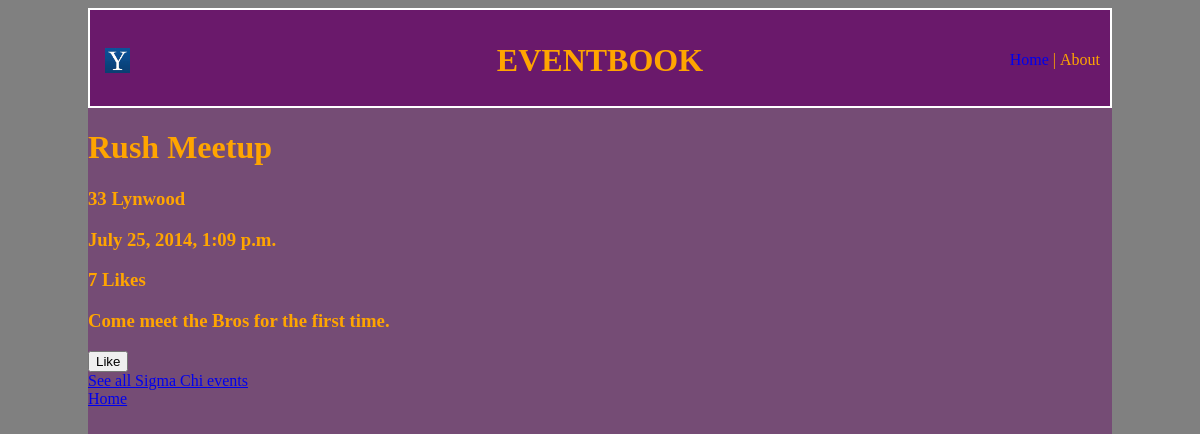
Before: /events/events/1/ with the older database file.
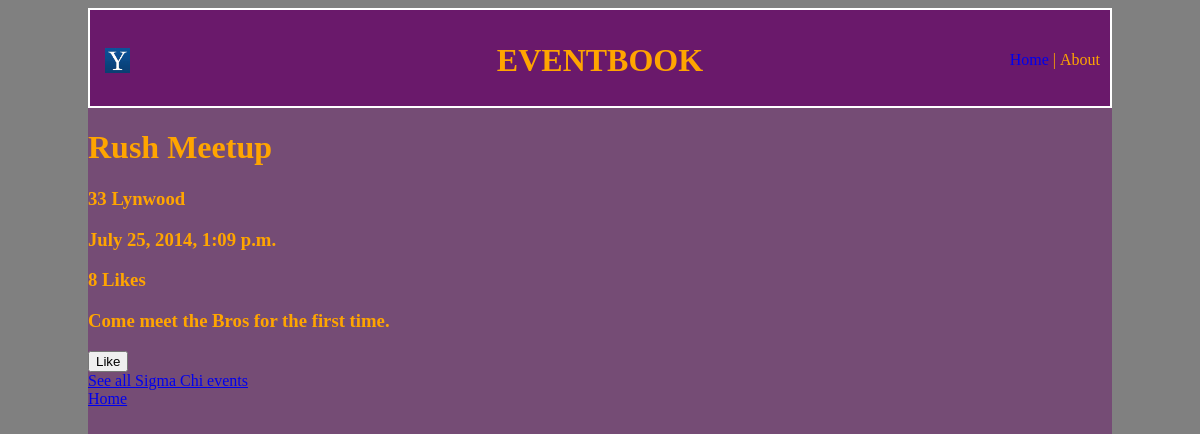
After: the same page with the newer database file.
### events/models.py (models this page shows, shortened)
class Event(models.Model):
	group = models.ForeignKey(Group, null=True)
	title = models.CharField(max_length = 100, unique = True)
	location = models.CharField(max_length=50)
	time = models.DateTimeField(default=datetime.now())
	description =models.TextField(max_length=500)
	likes = models.IntegerField(default=0)

class Group(models.Model):
	name = models.CharField(max_length=75, unique=True)
	numMembers = models.IntegerField(default=0)
	private = models.BooleanField(default=False)

### events/views.py (the view)
# urls.py: url(r'^events/(?P<event_id>\d+)/$', views.eventdetail, name='eventdetail'),
def eventdetail(request, event_id):
	event = get_object_or_404(Event, pk=event_id)
	return render(request, 'events/eventdetail.html', {'event':event})

### events/templates/events/eventdetail.html (shortened to what this page needs)
{% extends 'events/base.html' %}
{% block content %}
<h1>{{ event.title }}</h1>
<h3>{{ event.location }}</h3>
<h3>{{ event.time }}</h3>
<h3>{{ event.likes }} Likes</h3>
<h3>{{ event.description }}</h3>
<form id="likeevent" action="{% url 'events:like' event.id %}" method="post">
	<input type="submit" value="Like"/>
</form>
<a href="{% url 'events:groupdetail' event.group.id %}">See all {{event.group.name}} events</a> <br/>
<a href="{% url 'events:index' %}">Home</a>
{% endblock %}

Changed rows visible on the page:
changed Event "Rush Meetup": likes "7" → "8"
